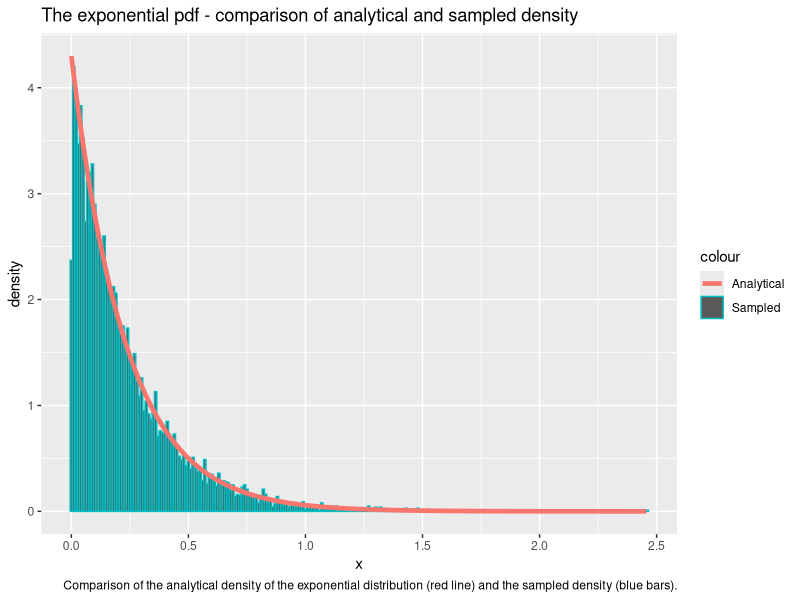
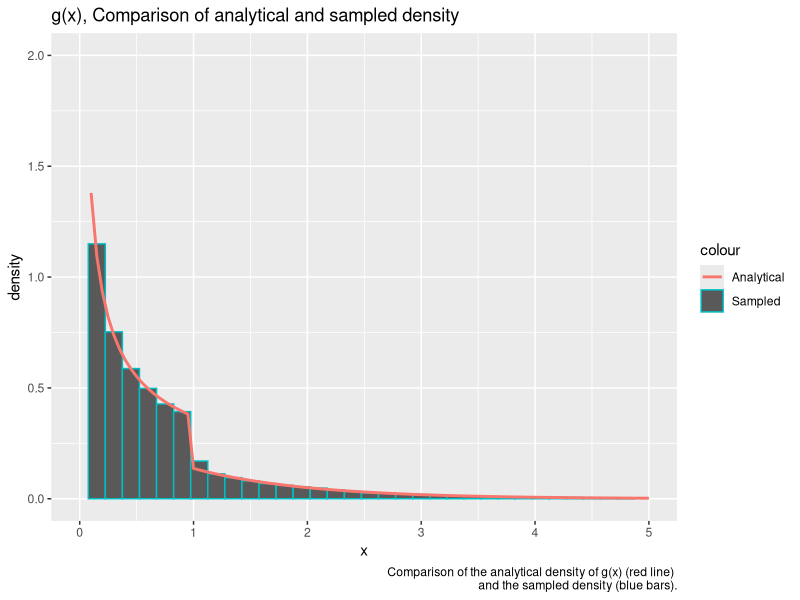
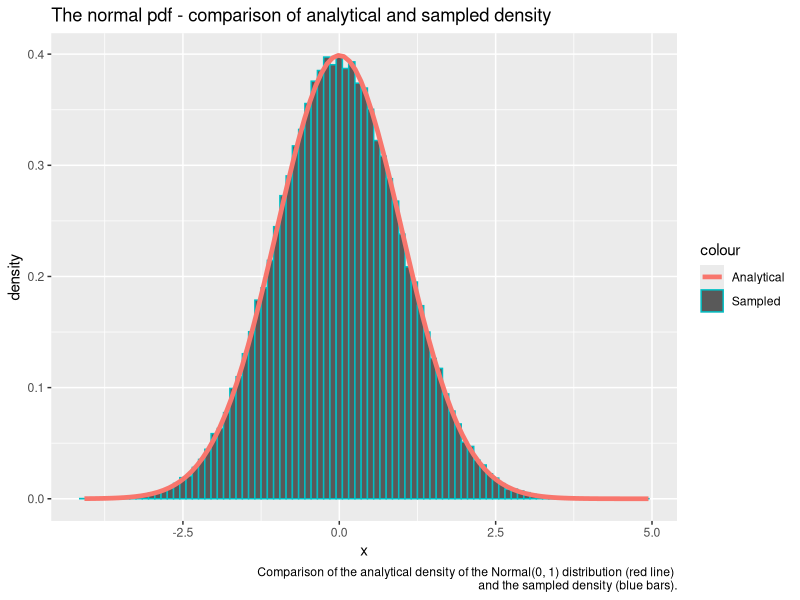
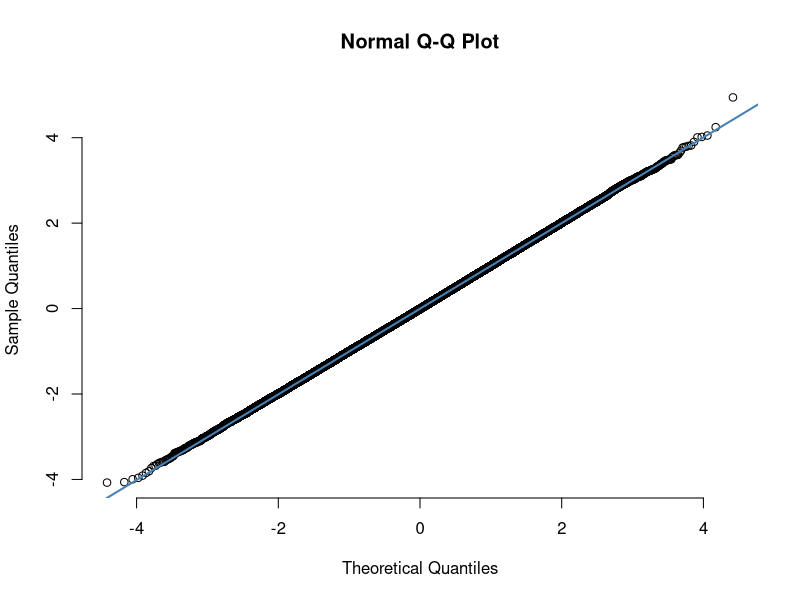
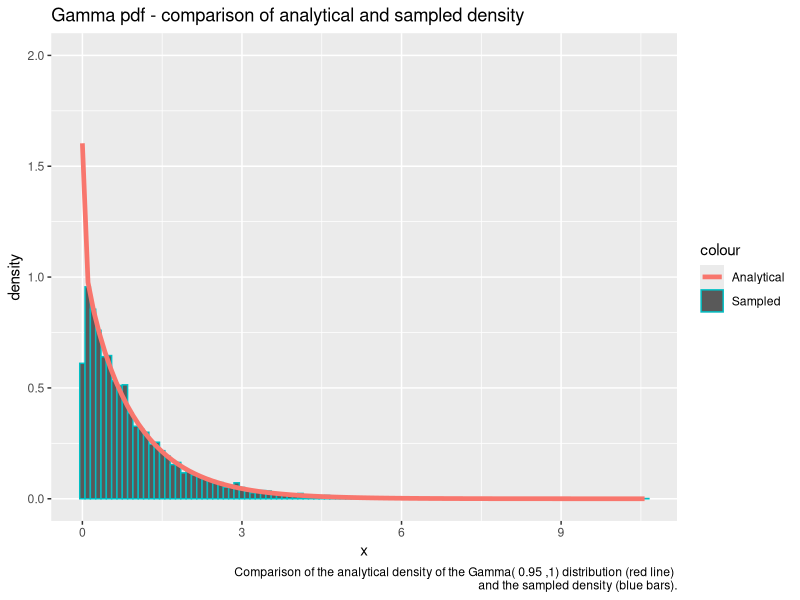
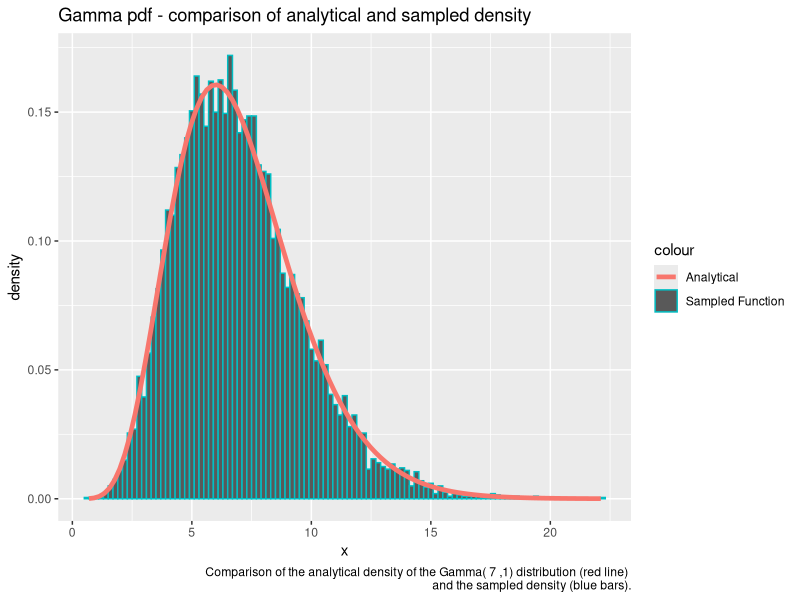
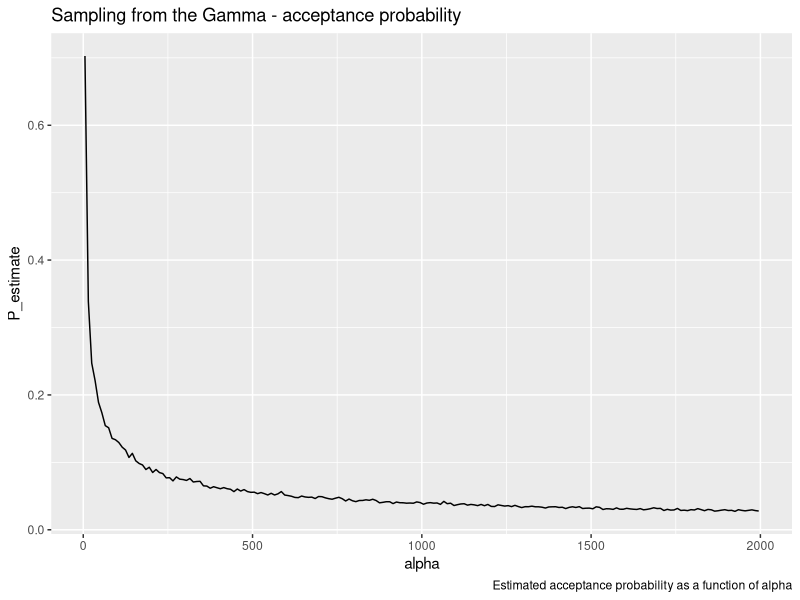
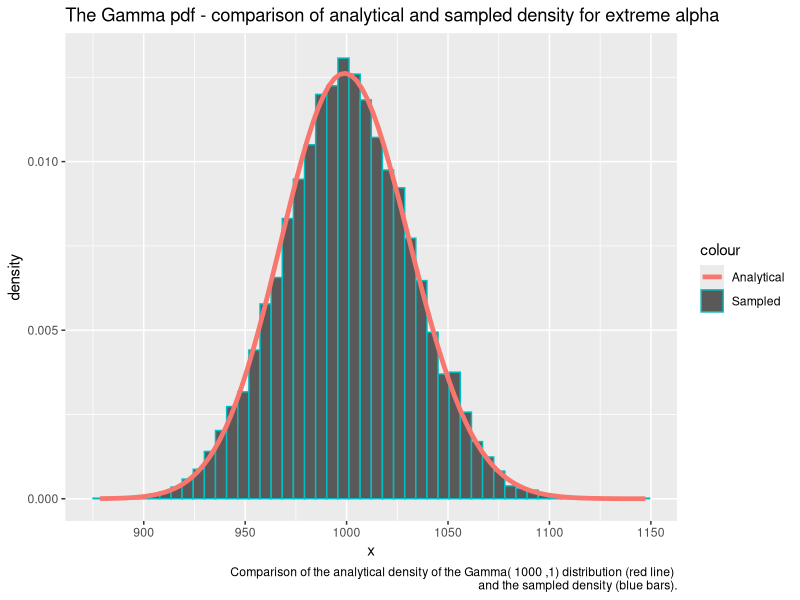

Recreate these plots in R, in order.
## ---- chunk 1
library(formatR)
showsol <- FALSE
library(knitr)
opts_chunk$set(tidy.opts = list(width.cutoff = 68), tidy = TRUE, warning = FALSE, error = FALSE, message = FALSE, echo = TRUE)
## ---- chunk 2
library(ggplot2) # Load library for plotting
exponential<- function(lambda, n=1){ # Make default n = 1
  u = runif(n) # Draw uniformly distributed variables
  x = -1/lambda*log(u) # Do transformation to get exp. distr. variables 
  return(x)
}
## ---- chunk 3
n = 10000 # Number of samples
lambda = 4.300
x = exponential(lambda,n) # Draw samples from created function
cat('Theoretical mean: ', 1/lambda,' Computed mean: ', mean(x),'\n')
cat('Theoretical variance: ', 1/lambda^2, ' Computed variance: ', var(x))
## ---- chunk 4
# Prepare generated samples for plotting by putting them in a dataframe 
df2 <- data.frame(theo=seq(0,max(x),length.out=n), x=x)
# Plot the data
ggplot(df2, aes(x = x)) + geom_histogram(aes(y = ..density.., color = "Sampled"), binwidth=0.01) + stat_function(fun=dexp,geom = "line",size=1.6,args = (mean=lambda),aes(color="Analytical")) + ggtitle("The exponential pdf - comparison of analytical and sampled density") + labs(x='x', y='density', caption='Comparison of the analytical density of the exponential distribution (red line) and the sampled density (blue bars).')
## ---- chunk 5
# The function g(x) from problem A.2
g = function(x, alpha){
  c = alpha*exp(1)/(alpha+exp(1))
  result = vector(length = length(x))
  result[x<1.] = c*x[x<1.]^(alpha-1)
  result[x>=1.] = c*exp(-x[x>=1.])
  return(as.double(result))}

# The following function returns n from the density function g(x)
# by doing inversion sampling
G_inv = function(n, alpha){
  c = alpha*exp(1)/(alpha+exp(1))
  u = runif(n)
  result = vector(length = n)
  result[u < c/alpha] = (alpha/c * u[u < c/alpha])^(1/alpha)
  result[u >= c/alpha] = -log(1/alpha + exp(-1) - u[u >= c/alpha]/c)
  return(result)}

alpha = 0.4300
n = 100000
xsamples = G_inv(n, alpha) # Sample from the density function g(x) by inversion sampling
c = alpha*exp(1)/(alpha+exp(1))
mean = c/(alpha+1) + 2*c/exp(1)
cat('Theoretical mean: ', mean, ' Sampled mean: ', mean(xsamples))
## ---- chunk 6
variance = c/(alpha+2)+5*c/exp(1) - mean^2
cat('Theoretical variance: ', variance, ' Sampled variance: ', var(xsamples))
## ---- chunk 7
# Prepare generated samples for plotting by putting them in a dataframe 
df2 <- data.frame(theo=seq(0,max(xsamples),length.out=n), value=xsamples)
# Plot the data
ggplot(df2, aes(x = value)) + geom_histogram(aes(y = ..density.., color='Sampled'), binwidth=0.15) + stat_function(fun=g,geom = "line",size=1., args = (mean=alpha), alpha = 1., aes(color="Analytical")) + ggtitle("g(x), Comparison of analytical and sampled density") + ylim(0,2) + xlim(0,5)+labs(x='x', y='density', caption=paste('Comparison of the analytical density of g(x) (red line) \n and the sampled density (blue bars).'))
## ---- chunk 8
# Function to draw n i.i.d. Normal(0,1) variables based on Box-Muller transform
normal <- function(n){
  x_1 <- runif(n/2)
  x_2 <- exponential(1/2, n/2)
  y_1 <- sqrt(x_2)*cos(2*pi*x_1)
  y_2 <- sqrt(x_2)*sin(2*pi*x_1)
  y <- c(y_1,y_2)
  return(y)}
## ---- chunk 9
n = 100000
x <- normal(n) # Draw n i.i.d. Normal(0,1) variables
cat('Theoretical mean: ', 0,' Computed mean: ', mean(x),'\n')
cat('Theoretical variance: ', 1, ' Computed variance: ', var(x))
## ---- chunk 10
# Prepare generated samples for plotting by putting them in a dataframe 
df2 <- data.frame(theo=seq(0,max(x),length.out=n), value=x)
# Plot the data
ggplot(df2, aes(x = value)) + geom_histogram(aes(y = ..density.., col = "Sampled"), binwidth=0.1) + stat_function(fun=dnorm,aes(col = "Analytical"),geom = "line",size=1.6,args = list(mean=0, sd = 1)) + ggtitle("The normal pdf - comparison of analytical and sampled density") + labs(x='x', y='density', caption=paste('Comparison of the analytical density of the Normal(0, 1) distribution (red line) \n and the sampled density (blue bars).'))
# Make a qq-plot of the generated samples
qqnorm(x, pch = 1, frame = FALSE)
qqline(x, col = "steelblue", lwd = 2)
## ---- chunk 11
# Function to draw one sample of a d-variate Normal(mu, sigma) variable
# The function uses a transformation of d i.i.d. Normal(0,1) variables
normal_d <- function(d, mu, sigma){
  x <- normal(d)
  y <- mu + t(chol(sigma))%*%x
  return(y)}
## ---- chunk 12
d = 2
n = 100000
mu = c(1,2) # Mean vector
sigma = matrix(c(2.5,3,3,10),ncol=2,nrow=2) # Covariance matrix
sample = matrix(NA, ncol = d, nrow = n) # Prepare to draw samples
for (i in 1:n){
  sample[i,] <- normal_d(d,mu,sigma) # Draw n samples
}
average = apply(sample, 2,mean)
cat('Mean vector: \n')
average
covmat = cov(sample)
cat('Covariance matrix: \n')
covmat
## ---- chunk 13
library(nortest)
# Conduct Anderson-Daling test to check normality of the data
ad.test(sample[,1])
ad.test(sample[,2])
## ---- chunk 14
small_gamma = function(alpha, n=1){
  result = vector()
  iter = 0
  sampled = 0
  c = 1/(gamma(alpha)) * (1/alpha + exp(-1))
  
  while(sampled < n){

    # Sample from g(x)
    uniform2 = runif(n)
    x = G_inv(n, alpha)
    # Compute the acceptance probabilites
    probs = dgamma(x, alpha, rate=1) / (c * as.double(g(x, alpha)))
    # Append samples where u < f(x) / c g(x)
    result = append(result, x[uniform2 <= probs])
    # Increase counters
    sampled = sampled + sum(uniform2 <= probs)
    iter = iter + n
  }
  
  iter = iter - length(result) + n
  
  return(list(samples = result[seq(1:n)], iter = iter))
}
## ---- chunk 15
alpha = 0.95
G1 <- small_gamma(alpha, 10000)
df12 = data.frame(G1)

cat('Theoretical mean: ', alpha,' Computed mean: ', mean(G1$samples),'\n')
cat('Theoretical variance: ', alpha, ' Computed variance: ', var(G1$samples))
## ---- chunk 16
ggplot(data=df12, aes(x=samples)) + geom_histogram(data=df12, aes(x=samples, y=..density.., color="Sampled"), binwidth=0.1) +  stat_function(fun=dgamma, geom = "line",size=1.6, args = list(shape=alpha, rate=1), aes(x=samples, color = "Analytical")) + ggtitle("Gamma pdf - comparison of analytical and sampled density") + ylim(0. ,2.0) + labs(x='x', y='density', caption=paste('Comparison of the analytical density of the Gamma(', alpha, ',1) distribution (red line) \n and the sampled density (blue bars).'))
## ---- chunk 17
large_gamma <- function(alpha, n=1){
  # Log transformations of a and b+
  loga = 1/2 * (alpha - 1) * (log(alpha - 1) - 1)
  logb = 1/2 * (alpha + 1) * (log(alpha + 1) - 1)
  result = vector(mode="numeric")
  
  i = 0
  iter = 0
  while (i < n){
    iter = iter + 1 
    log_x_1 = loga + log(runif(1))
    log_x_2 = logb + log(runif(1))
    # Equivalent condition of (x_1, x_2) in C_f
    if (2*log_x_1 <= (alpha - 1)*(log_x_2 - log_x_1) - exp(log_x_2 - log_x_1)){
      result = append(result, exp(log_x_2 - log_x_1))
      i = i + 1
    }
    else{}
  }
  list(samples = result, iter = iter)
}
## ---- chunk 18
alpha = 7.
G2 = large_gamma(alpha, 10000)
cat('Theoretical mean: ', alpha,' Computed mean: ', mean(G2$samples),'\n')
cat('Theoretical variance: ', alpha, ' Computed variance: ', var(G2$samples))
## ---- chunk 19
df16 = data.frame(data=G2)

ggplot(df16, aes(x=data.samples)) + geom_histogram(data=df16, aes(x = data.samples, y=..density.., color="Sampled Function"), binwidth=0.2) + stat_function(fun=dgamma,geom = "line",size=1.6,aes(color='Analytical'),args = list(shape=alpha, rate = 1)) + ggtitle("Gamma pdf - comparison of analytical and sampled density") + labs(x='x', y='density', caption=paste('Comparison of the analytical density of the Gamma(', alpha, ',1) distribution (red line) \n and the sampled density (blue bars).'))
## ---- chunk 20
iterations = c()

for (alpha in seq(2, 2000, 10)){
  # Sample 1000 gamma variables for a particular alpha
  G = large_gamma(alpha, 1000)
  # Iter is here the average over all 1000 samples
  iterations = append(iterations, G$iter)
}

df15 = data.frame(alpha = seq(5, 2000, 10), P_estimate = 1000/iterations)

ggplot(df15, aes(x = alpha, y = P_estimate)) + geom_line() + ggtitle("Sampling from the Gamma - acceptance probability") + labs(caption='Estimated acceptance probability as a function of alpha')
## ---- chunk 21
#As specified above, gamma2 samples using rejection sampling for alpha < 1
# and the ratio of uniforms method for alpha > 1. If alpha = 1 we sample
# from the exponential
gamma2 = function(alpha, beta=1, n  = 1){
  if (alpha == 1.0){
    return(list(samples = exponential(beta, n), iter = n))
  }
  else if (alpha <= 1){
    G = small_gamma(alpha, n)
    #Insert rate / scale parameters
    G$samples = G$samples / beta
    return(G)
  }
  else if (alpha > 1){
    G = large_gamma(alpha, n)
    #Insert rate / scale parameters
    G$samples = G$samples / beta
    return(G)
  }
}

alpha = 1000
beta = 1
#Draw samples
G = gamma2(alpha, beta, 10000)
df17 <- data.frame(G)
#Compute the sampled density
histo = hist(G$samples, plot=F)
#Plot results
ggplot(df17, aes(x = samples)) + geom_histogram(aes(y = ..density.., color='Sampled'), bins=50) + stat_function(fun=dgamma,geom = "line",size=1.6,aes(color='Analytical'),args = list(shape=alpha, rate=beta)) + ggtitle("The Gamma pdf - comparison of analytical and sampled density for extreme alpha") + ylim(0, 1.1*max(histo$density)) + labs(x='x', y='density', caption=paste('Comparison of the analytical density of the Gamma(', alpha, ',1) distribution (red line) \n and the sampled density (blue bars).'))
## ---- chunk 22
library(MCMCpack)
#A function for fetching only the samples, not number of iterations
get_gamma_samples <- function(alpha){
  return(gamma2(alpha)$samples)
}

#Dirichlet sampler, as specified in the text above
dirichlet <- function(alpha){
  z<- sapply(alpha,get_gamma_samples)
  x <- z/sum(z)
  return(x)
}
## ---- chunk 23
k = 5
n = 20000
x <- matrix(NA, ncol = k, nrow = n)
#Sample the alphas from the exponentila distribution
alpha <- exponential(1,k)
for (i in 1:n){
  x[i,] <- dirichlet(alpha)
}
cat('Theoretical mean: ', alpha/sum(alpha),'\n','Computed mean: ', apply(x,2,mean),'\n')
cat('Theoretical variance: ', alpha*(sum(alpha)-alpha)/(sum(alpha)^2*(sum(alpha)+1)),'\n', 'Computed variance: ', apply(x,2,var))
## ---- chunk 24
n <- 10000
alpha <- rep(1,k)
x <- matrix(NA, ncol = k, nrow = n)
for (i in 1:n){
  x[i,] <- dirichlet(alpha)
}
y <- as.vector(rdirichlet(n,alpha))
rfunc = data.frame(value = y)
ourfunc = data.frame(value = as.vector(x))
rfunc$type = 'R function'
ourfunc$type = 'Our function'
df = rbind(rfunc,ourfunc)
ggplot(df, aes(value, fill = type)) + 
   geom_histogram(alpha = 0.5, aes(y = ..density..), position = 'identity') + ggtitle('Comparison of Dirichlet samplers') + labs(x='x', y='density', caption=paste('Comparison of the sampled density of x_k\n sampled from our dirichlet sampler (red bars) and the sampler from MCMpack (blue bars)'))
## ---- chunk 25
df2 <- data.frame(theo=seq(0,max(x[,1]),length.out=n), value=x[,1])
ggplot(df2, aes(x = value)) + geom_histogram(aes(y = ..density.., colour = "Sampled"), 
      binwidth = 0.005) + stat_function(fun=dbeta,geom = "line",size=1.6,aes(col="Analytical"),args = list(shape1=1,shape2=k-1)) + ggtitle("Our function vs. analytical density") + labs(x='x', y='density', caption=paste('Comparison of the sampled density of x_1 sampled from our dirichlet sampler (blue bars) and the Beta distribution (red line)'))
## ---- chunk 26
#The unscaled density. Note that in the text we denote f as the actual density. 
f <- function(x){
  return((2+x)^125*(1-x)^38*x^34)
}
#Find c in f(x) / c g(x)
optimum = optimize(f,c(0,1),maximum = TRUE)

draw_samples <- function(n){
  samples <- rep(NA,n)
  iter = 0
  for (i in 1:n){
    finish = 0
    while(finish ==0){
      iter = iter + 1
      x_sample <- runif(1)
      #Compute acceptance probabilities
      alpha <- f(x_sample)/optimum$objective
      u = runif(1)
      if (u <=alpha){
        samples[i] <- x_sample
        finish <- 1
      }
    }
  }
  return(list(samples = samples, iterations = iter))
}
## ---- chunk 27
n = 10000
g <- function(x){
  return(f(x)*x)
}
#f_density is f / NC, where NC is the normalizing constant of f. 
f_density <- function(x){return(f(x)/integrate(f,0,1)$value)}
y <- draw_samples(n)
cat("Computed mean: ", sum(y$samples)/n, '\n')
cat("Theoretical mean: ", integrate(g,0,1)$value/integrate(f,0,1)$value, '\n')
df <- data.frame(theo=seq(0,1,length.out=n), value=y$samples)
ggplot(df, aes(x = value)) + geom_histogram(aes(y = ..density.., colour = "Sampled"), binwidth=0.001) + stat_function(fun=f_density,geom = "line",size=1.6,aes(colour="Analytical")) + ggtitle("Comparison of analytical and sampled density") + xlim(0,1) + geom_segment(x = sum(y$samples)/n, xend = sum(y$samples)/n, y = 0, yend = 100, aes(colour = "Mean"), size = 1.2, linetype = "longdash") + labs(x='x', y='density', caption=paste('Comparison of the sampled density of x_k sampled from our dirichlet sampler (red bars) and the sampler from MCMpack (blue bars)'))
## ---- chunk 28
cat("Average random numbers generated: ", y$iterations/n, '\n')
cat("Theoretical expected number: ", optimum$objective/integrate(f,0,1)$value)
## ---- chunk 29
#The new unscaled posterior target pdf, NC * f_new
unscaled_posterior_target = function(x){
  return(f_density(x)*dbeta(x, 1, 5))
}

#Compute the normalizing constant of f_new
NC_posterior = integrate(unscaled_posterior_target, 0, 1)$value

#Normalized new posterior target pdf, f_new
posterior_target = function(x){
  return(unscaled_posterior_target(x) / NC_posterior) 
}

#The density of x, f_new(x) * x
posterior_target_mean_density = function(x){
  return(x * posterior_target(x))
}

theoretical_mean = integrate(posterior_target_mean_density, 0, 1)$value

weights = posterior_target(y$samples) / f_density(y$samples)
posterior_mean = sum(y$samples*weights) / (n)
cat("IS posterior mean estimate:", posterior_mean, "\n")
cat("Analytical posterior mean:", theoretical_mean)
## ---- chunk 30
unscaled_weights = unscaled_posterior_target(y$samples) / f(y$samples)
posterior_mean_SN = sum(y$samples*unscaled_weights) / (sum(unscaled_weights))

cat("self-normalizing IS posterior mean estimate:", posterior_mean_SN, "\n")
cat("Analytical posterior mean:", theoretical_mean)
## ---- chunk 31
dbeta2 = function(x){
  return(dbeta(x, 1, 5))
}
est = sum(y$samples)/n
cat(paste('Mass left of x =',est,':', integrate(dbeta2, 0, est)$value))
